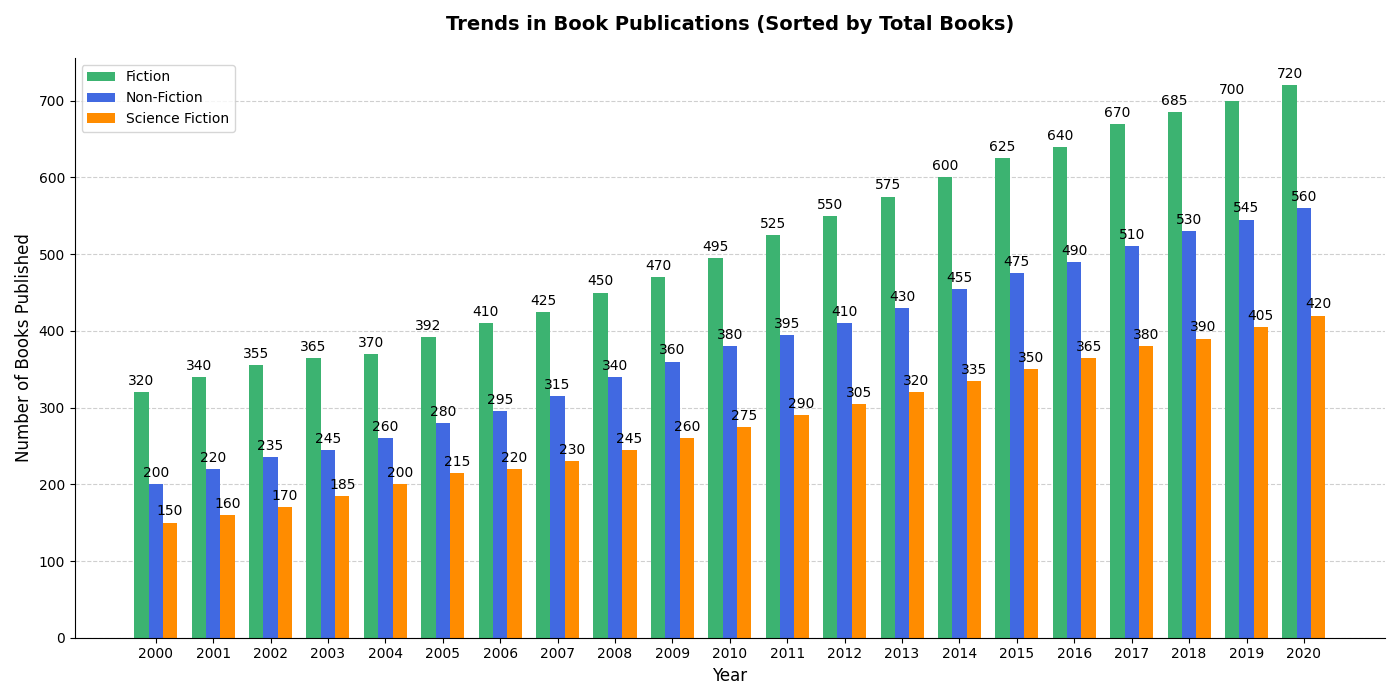

Write the Python code that produced this figure.
import matplotlib.pyplot as plt
import numpy as np

# Define the years and data
years = np.arange(2000, 2021)
fiction_books = np.array([320, 340, 355, 365, 370, 392, 410, 425, 450, 470, 495, 525, 550, 575, 600, 625, 640, 670, 685, 700, 720])
non_fiction_books = np.array([200, 220, 235, 245, 260, 280, 295, 315, 340, 360, 380, 395, 410, 430, 455, 475, 490, 510, 530, 545, 560])
scifi_books = np.array([150, 160, 170, 185, 200, 215, 220, 230, 245, 260, 275, 290, 305, 320, 335, 350, 365, 380, 390, 405, 420])

# Calculate the total number of books for each genre
total_books_per_genre = fiction_books + non_fiction_books + scifi_books

# Sort indices based on total books in descending order
sorted_indices = np.argsort(total_books_per_genre)

# Sort all arrays based on total books
years = years[sorted_indices]
fiction_books = fiction_books[sorted_indices]
non_fiction_books = non_fiction_books[sorted_indices]
scifi_books = scifi_books[sorted_indices]

# Create a figure and axis
fig, ax = plt.subplots(figsize=(14, 7))
width = 0.25  # Width of the bars
x = np.arange(len(years))

# Plot sorted bar chart
rects1 = ax.bar(x - width, fiction_books, width, label='Fiction', color='mediumseagreen')
rects2 = ax.bar(x, non_fiction_books, width, label='Non-Fiction', color='royalblue')
rects3 = ax.bar(x + width, scifi_books, width, label='Science Fiction', color='darkorange')

# Labels and title
ax.set_xlabel('Year', fontsize=12)
ax.set_ylabel('Number of Books Published', fontsize=12)
ax.set_title('Trends in Book Publications (Sorted by Total Books)', fontsize=14, fontweight='bold', pad=20)
ax.set_xticks(x)
ax.set_xticklabels(years)
ax.legend()

# Function to add labels on top of the bars
def add_labels(rects):
    for rect in rects:
        height = rect.get_height()
        ax.annotate('{}'.format(height),
                    xy=(rect.get_x() + rect.get_width() / 2, height),
                    xytext=(0, 3),  # 3 points vertical offset
                    textcoords="offset points",
                    ha='center', va='bottom', fontsize=10)

add_labels(rects1)
add_labels(rects2)
add_labels(rects3)

# Hide the right and top spines
ax.spines['right'].set_visible(False)
ax.spines['top'].set_visible(False)

# Grid and layout adjustment
ax.yaxis.grid(True, linestyle='--', alpha=0.6)
ax.set_axisbelow(True)

plt.tight_layout()
plt.show()
